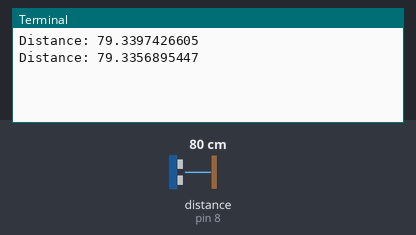
This program was run on a simulated Raspberry Pi (header pin numbers). On the bench: the last lines printed to the terminal. Inputs (shaded band) come from the test bench; at power-on: distance to the obstacle (sensor on pin 8) 80 cm. The clock reads 2024-03-15 10:24:30 at power-on unless the program sets it.

Above: at 1.2 s.
1.3 s: distance to the obstacle (sensor on pin 8) set to 2 cm
At 2.6 s:
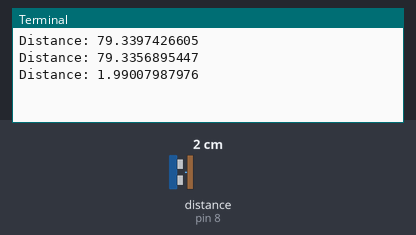
2.8 s: distance to the obstacle (sensor on pin 8) set to 4 cm
At 3.8 s:
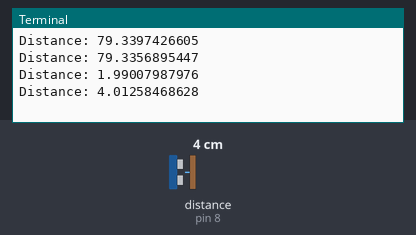
Timing chart, 0 to 5.8 s (numbered marks = the images above; inputs shaded):
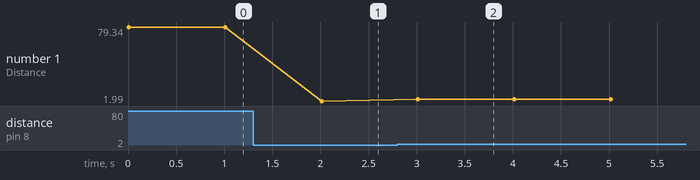

The program:

Sonar.py
```python
import RPi.GPIO as GPIO, sys, threading, time


Sonar = 8

#use physical pin numbering
GPIO.setmode(GPIO.BOARD)
GPIO.setwarnings(False)


try:
   while True:
       GPIO.setup(Sonar, GPIO.OUT)
       GPIO.output(Sonar, True)
       time.sleep(0.00001)
       GPIO.output(Sonar, False)
       start = time.time()
       count = time.time()
       GPIO.setup(Sonar, GPIO.IN)
       while GPIO.input(Sonar)==0 and time.time()-count<0.1:
           start = time.time()
       stop=time.time()
       while GPIO.input(Sonar)==1:
           stop = time.time()
       # Calculate pulse length
       elapsed = stop-start
       # Distance pulse travelled in that time is time
       # multiplied by the speed of sound (cm/s)
       distance = elapsed * 34000
       # That was the distance there and back so halve the value
       distance = distance / 2
       print 'Distance:', distance
       time.sleep(1)

except KeyboardInterrupt:
       GPIO.cleanup()
```

Measured:
- after the input at 1.3 s, the terminal: prints a new line after 0.71 s (image 1)
- after the input at 2.8 s, the terminal: prints a new line after 0.21 s (image 2)
- plotted number 1: 79.34 → 1.99 after the input at 1.3 s, 1.99 → 4.01 after the input at 2.8 s
